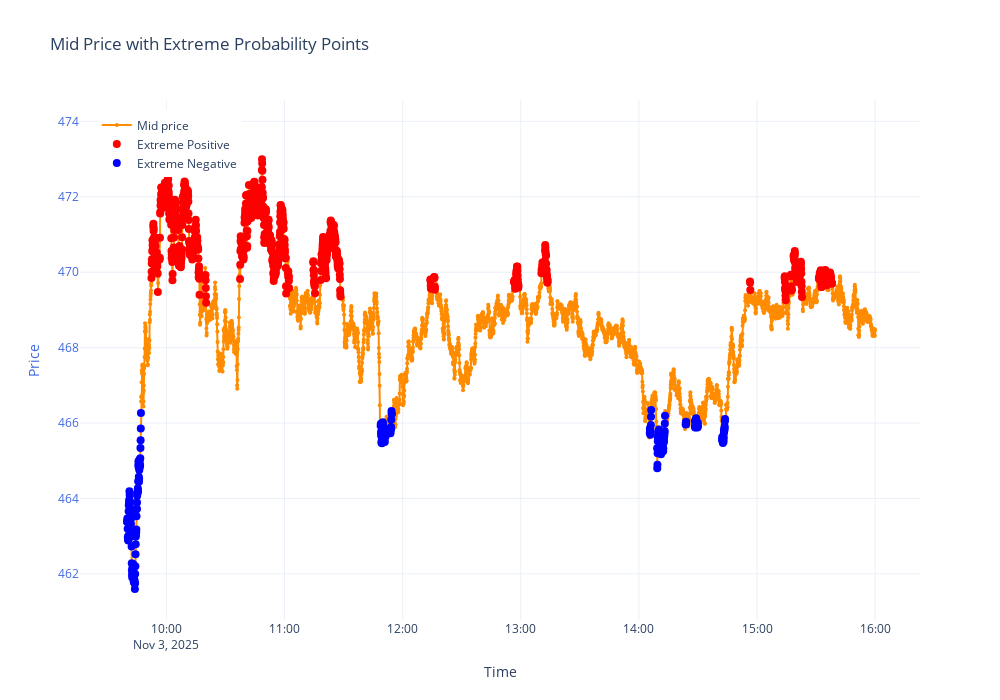

The notebook cell saved with this chart:
### Markdown cell above
**Plot points with high probability on price graph**

### Code cell
# Add the probabilities to the data frame.
# Create a mask to see on prices graph

prob_series = pd.Series(prob_percent, index=df_range['KF_level_adapt'].dropna().index)

df_range.loc[prob_series.index, 'prob_extreme'] = prob_series

mask_low  = df_range['prob_extreme'] < 20      # extreme positive
mask_high = df_range['prob_extreme'] > 95    # extreme negative


fig = go.Figure()

fig.add_trace(go.Scatter(
    x=df_range.index,
    y=df_range['Mid'],
    mode='lines+markers',  # show both lines and dots
    name='Mid price',
    line=dict(color='darkorange', width=2),
    marker=dict(size=4, color='darkorange'),  # small dots
    yaxis='y1'
))

# --- Mark EXTREME POSITIVE points (<5%) ---
fig.add_trace(go.Scatter(
    x=df_range.index[mask_low],
    y=df_range['Mid'][mask_low],
    mode='markers',
    name='Extreme Positive',
    marker=dict(color='red', size=8, symbol='circle'),
))

# --- Mark EXTREME NEGATIVE points (>90%) ---
fig.add_trace(go.Scatter(
    x=df_range.index[mask_high],
    y=df_range['Mid'][mask_high],
    mode='markers',
    name='Extreme Negative',
    marker=dict(color='blue', size=8, symbol='circle'),
))

fig.update_layout(
    
    
)

fig.update_layout(
    title='Mid Price with Extreme Probability Points',
    xaxis=dict(title='Time'),
    # xaxis=dict(title='Time', automargin=True, rangeslider=dict(visible=False), constrain='domain'),
    # yaxis=dict(title='Slope', color='royalblue'),
    yaxis=dict(title='Price', color='royalblue'),
    # yaxis2=dict(
    #     title='Probabilities [%]',
    #     color='red',
    #     overlaying='y',  # share the same x-axis
    #     side='right',
    #     range=[-0,100]
    # ),
    legend=dict(x=0.02, y=0.98),
    height=700,
    width=1000,
    template='plotly_white',
    hovermode='x unified',
    # hovermode='x'
    showlegend=True
    
)

fig.show()

### Figure 1 — Plotly figure (JSON) as saved in the notebook; plotly's stock layout.template omitted (floating-point values rounded to 4 significant figures; data arrays with more than 128 entries replaced by an {"elided": "..."} marker saying what was removed)
{"data": [{"line": {"color": "darkorange", "width": 2}, "marker": {"color": "darkorange", "size": 4}, "mode": "lines+markers", "name": "Mid price", "type": "scatter", "x": {"elided": "4560 str values"}, "y": {"elided": "4560 float values"}, "yaxis": "y"}, {"marker": {"color": "red", "size": 8, "symbol": "circle"}, "mode": "markers", "name": "Extreme Positive", "type": "scatter", "x": {"elided": "913 str values"}, "y": {"elided": "913 float values"}}, {"marker": {"color": "blue", "size": 8, "symbol": "circle"}, "mode": "markers", "name": "Extreme Negative", "type": "scatter", "x": {"elided": "227 str values"}, "y": {"elided": "227 float values"}}], "layout": {"height": 700, "hovermode": "x unified", "legend": {"x": 0.02, "y": 0.98}, "showlegend": true, "title": {"text": "Mid Price with Extreme Probability Points"}, "width": 1000, "xaxis": {"title": {"text": "Time"}}, "yaxis": {"color": "royalblue", "title": {"text": "Price"}}}}
